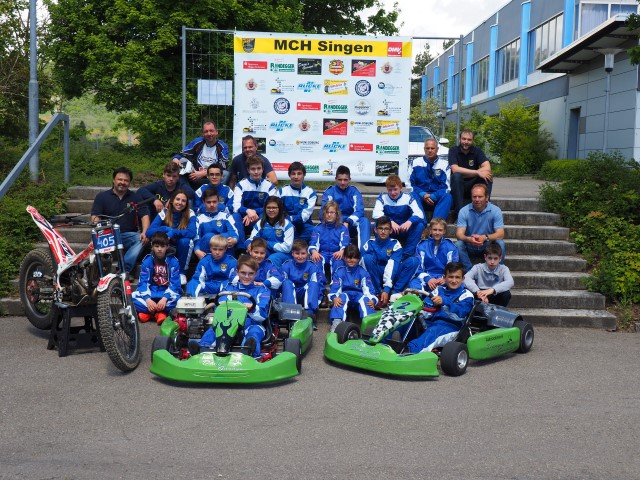
#> input picture media/mch_pic.jpg, 640 x 480 px, found by its file name; the run also reads 1 picture not shown here
$ python optimize_images.py
#> lines starting #> are read from the running program, lines starting #| are printed output that depends on the picture; pictures that were not available may be replaced by others from this repository, and a replacement may not be noted
# -*- coding: utf-8 -*-
"""
Bild-Optimierung fuer mch-singen.de (PageSpeed).
Erzeugt WebP-Varianten neben den Originalen (Originale bleiben als Fallback
erhalten) und verkleinerte Logo-Versionen. Nach dem Hinzufuegen neuer Bilder
einfach erneut ausfuehren:  python tools/optimize_images.py
Benoetigt: pip install Pillow
"""
import os
from PIL import Image

ROOT = os.path.dirname(os.path.dirname(os.path.abspath(__file__)))
Q = 82  # WebP-Qualitaet: visuell verlustfrei bei Fotos

def webp(src, widths=None, quality=Q):
    """Erzeugt <name>-<w>.webp Varianten (oder <name>.webp bei widths=None)."""
#> called with src = 'media/bilder/mch_pic.jpg', quality = 82
    path = os.path.join(ROOT, src)
    im = Image.open(path)
#> im is the input picture: PIL image 640x480 RGB; mean R, G, B 99.6, 108, 108.3
    base, _ = os.path.splitext(path)
    made = []
    for w in (widths or [None]):
        out = f"{base}-{w}.webp" if w else f"{base}.webp"
        img = im
        if w and w < im.width:
            img = im.resize((w, round(im.height * w / im.width)), Image.LANCZOS)
        elif w and w >= im.width:
            out = f"{base}-{im.width}.webp" if f"{base}-{w}.webp" != out else out
            img = im
        img.save(out, "WEBP", quality=quality, method=6)
        made.append((os.path.relpath(out, ROOT), os.path.getsize(out) // 1024, img.size))
#> this loop made 2 passes
#> pass 1, in webp, `img = im.resize((w, round(im.height * w / im.width)), Image.LANCZOS)`:
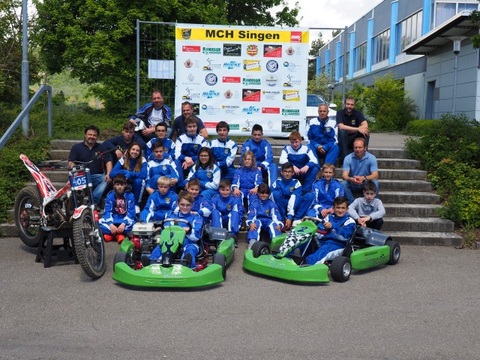
#> img: PIL image 480x360 RGB; mean R, G, B 99.6, 108, 108.2
#> after the loop, made = [('media/bilder/mch_pic-480.webp', 48, (480, 360)), ('media/bilder/mch_pic-640.webp', 89, (640, 480))]
    return made

def small_png(src, out_name, size):
    """Verkleinerte, quantisierte PNG-Kopie (fuer Logos)."""
    path = os.path.join(ROOT, src)
    im = Image.open(path).convert("RGBA")
    im = im.resize((size, size), Image.LANCZOS)
    im = im.quantize(colors=256, method=Image.Quantize.FASTOCTREE)
    out = os.path.join(ROOT, os.path.dirname(src), out_name)
    im.save(out, "PNG", optimize=True)
    return out_name, os.path.getsize(out) // 1024

def compress_png_inplace(src, colors=256):
    """PNG in-place quantisieren (Ersparnis ohne sichtbaren Unterschied)."""
    path = os.path.join(ROOT, src)
    before = os.path.getsize(path)
    im = Image.open(path).convert("RGBA")
    q = im.quantize(colors=colors, method=Image.Quantize.FASTOCTREE)
    q.save(path, "PNG", optimize=True)
    return before // 1024, os.path.getsize(path) // 1024

results = []

# --- Hero-Slider (Startseite): responsive Varianten ---
results += webp("media/bilder/mch_pic.jpg", [480, 640])
#> results has the same summary as made in webp
results += webp("media/bilder/kartsport/kart_abteilung.jpg", [480, 800, 1600])
#> results = 5 items

# trial_abteilung: Hochformat-Foto, im 16:9-Hero-Slider per object-fit:cover
# ohnehin auf 16:9 beschnitten -> WebP direkt als 16:9-Center-Crop erzeugen
# (rendert pixelidentisch, spart aber >50% Dateigroesse beim koernigen Foto)
_ta = Image.open(os.path.join(ROOT, "media/bilder/trial/trial_abteilung.jpg"))
_ch = round(_ta.width * 9 / 16)
_top = (_ta.height - _ch) // 2
_crop = _ta.crop((0, _top, _ta.width, _top + _ch))
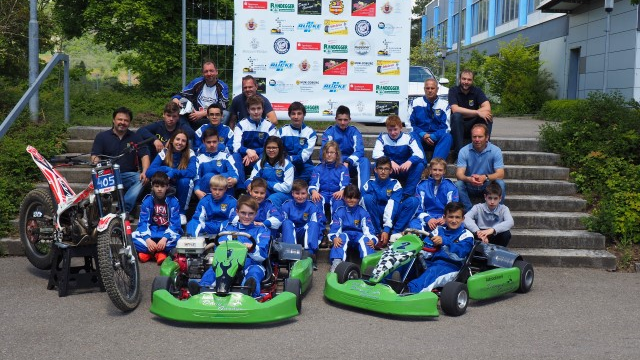
#> _crop: PIL image 640x360 RGB; mean R, G, B 91.1, 101.4, 104.6
for _w in [480, 800, 1179]:
    _img = _crop if _w >= _crop.width else _crop.resize((_w, round(_ch * _w / _ta.width)), Image.LANCZOS)
    _out = os.path.join(ROOT, f"media/bilder/trial/trial_abteilung-{_w}.webp")
    _img.save(_out, "WEBP", quality=80, method=6)
    results.append((os.path.relpath(_out, ROOT), os.path.getsize(_out) // 1024, _img.size))
#> this loop made 3 passes
#> pass 1, `_img.save(_out, "WEBP", quality=80, method=6)`:
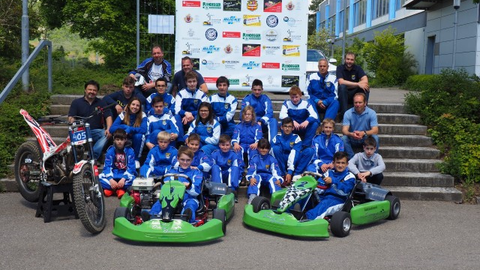
#> saved as trial_abteilung-480.webp: PIL image 480x270 RGB; mean R, G, B 91.1, 101.4, 104.6
#> after the loop, results = 8 items

# --- Content-Bilder ---
# trial1/trial2: 800px reichen fuer die 250px-Karten (Lightbox nutzt das JPEG-Original)
for _n in ["trial1", "trial2"]:
    _im = Image.open(os.path.join(ROOT, f"media/bilder/trial/{_n}.jpg"))
    _img = _im.resize((800, round(_im.height * 800 / _im.width)), Image.LANCZOS)
    _out = os.path.join(ROOT, f"media/bilder/trial/{_n}.webp")
    _img.save(_out, "WEBP", quality=78, method=6)
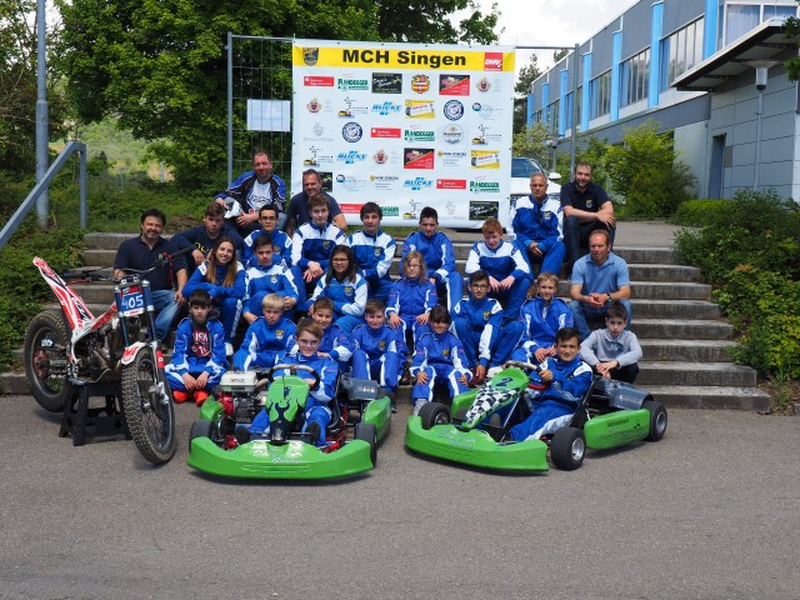
#> saved as trial1.webp: PIL image 800x600 RGB; mean R, G, B 99.6, 108, 108.3
#> (the run stopped early here; a loop or call above may not have finished)
